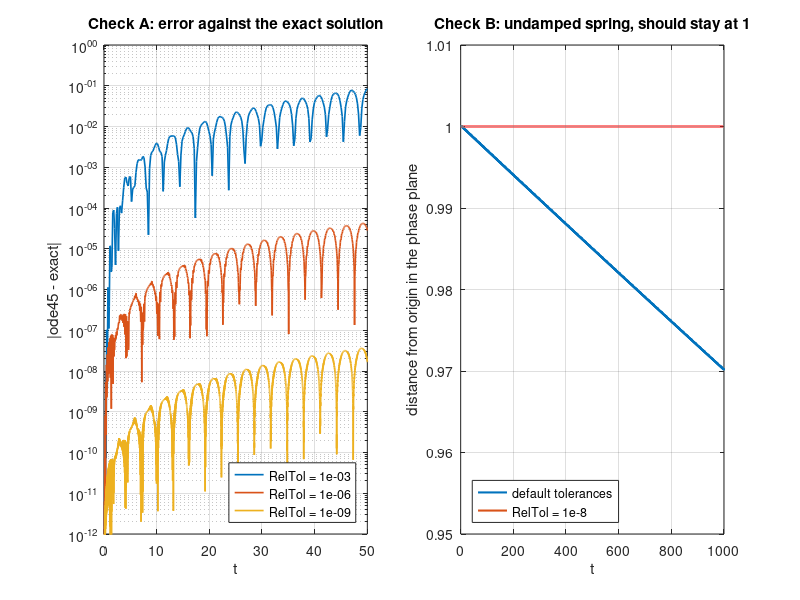

Write the MATLAB code that produced this figure.
%% checkSolver.m
% Two ways to decide whether an ode45 answer can be trusted.
%   Check A. Compare against a case whose exact solution is known.
%   Check B. Change the tolerance and see whether the answer moves.
% Run as is. Nothing needs to be edited.

clear; close all;

%% Check A. Resonance, where the exact answer is known
% y'' + y = cos(t), y(0) = 0, y'(0) = 0 has exact solution y = (t/2) sin(t).
m = 1;  b = 0;  k = 1;  f = @(t) cos(t);
rhs   = @(t, Y) [ Y(2); ( f(t) - b*Y(2) - k*Y(1) ) / m ];
exact = @(t) t/2 .* sin(t);
tspan = [0 50];

tols   = [1e-3, 1e-6, 1e-9];      % 1e-3 is MATLAB's default RelTol
labels = cell(1, numel(tols));

figure('Position', [100 100 1000 400]);
subplot(1, 2, 1);
fprintf('Check A: resonance, compared with y = (t/2) sin t\n');
fprintf('   RelTol     output times    max |error|\n');
for j = 1:numel(tols)
    opts = odeset('RelTol', tols(j), 'AbsTol', tols(j)*1e-3);
    [t, Y] = ode45(rhs, tspan, [0; 0], opts);
    err = abs(Y(:,1) - exact(t));
    fprintf('   %7.0e   %10d       %10.2e\n', tols(j), numel(t), max(err));
    semilogy(t, err + eps, 'LineWidth', 1.2); hold on;
    labels{j} = sprintf('RelTol = %.0e', tols(j));
end
hold off; grid on;
xlabel('t'); ylabel('|ode45 - exact|');
ylim([1e-12 1]);
title('Check A: error against the exact solution');
legend(labels, 'Location', 'southeast');

%% Check B. Same problem, two tolerances, long run
% Undamped, unforced: y'' + y = 0, y(0) = 1, y'(0) = 0.
% The exact orbit is the unit circle, forever.
m = 1;  b = 0;  k = 1;  f = @(t) 0;
rhs   = @(t, Y) [ Y(2); ( f(t) - b*Y(2) - k*Y(1) ) / m ];
tspan = [0 1000];

[tL, YL] = ode45(rhs, tspan, [1; 0]);                                    % defaults
[tT, YT] = ode45(rhs, tspan, [1; 0], odeset('RelTol',1e-8,'AbsTol',1e-10)); % tight

fprintf('\nCheck B: undamped spring on [0, 1000], distance from origin at the end\n');
fprintf('   default tolerances: %.4f   (should be 1)\n', norm(YL(end,:)));
fprintf('   tight tolerances:   %.8f\n', norm(YT(end,:)));

subplot(1, 2, 2);
plot(tL, sqrt(YL(:,1).^2 + YL(:,2).^2), 'LineWidth', 1.5); hold on;
plot(tT, sqrt(YT(:,1).^2 + YT(:,2).^2), 'LineWidth', 1.5);
hold off; grid on; ylim([0.95 1.01]);
xlabel('t'); ylabel('distance from origin in the phase plane');
title('Check B: undamped spring, should stay at 1');
legend('default tolerances', 'RelTol = 1e-8', 'Location', 'southwest');
